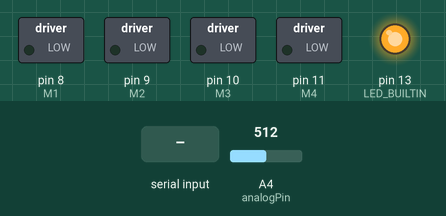
The sketch below on a simulated Arduino Uno, built with avr-gcc and run on an emulated ATmega328P. Parts: switched loads named in the sketch (green lamp = pin HIGH), output pins drawn as LEDs (lit = HIGH). The inputs (shaded band) are chosen by the test bench; at power-on: A4 (analogPin) = 512. What the sketch prints to the serial monitor is not drawn.

Above: at 0.1 s.
At 2.9 s:
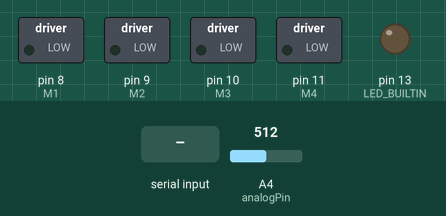
3.0 s: "90,45\n" received over Serial
Timing chart, 0 to 6.0 s (numbered marks = the images above; inputs shaded):
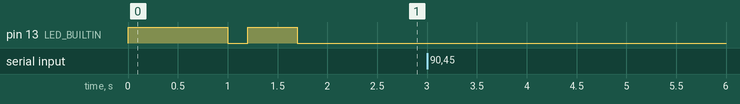

The sketch:

DShot_4ESCs.ino
```cpp
#include "DShot4.h"

//#include <ros.h>
//#include <std_msgs/UInt16.h>

/*

  redefine DSHOT_PORT if you want to change the default PORT

  Defaults
  UNO: PORTD, available pins 0-7 (D0-D7)
  Leonardo: PORTB, available pins 4-7 (D8-D11)

  e.g.
  #define DSHOT_PORT PORTD
*/

#define M1 8
#define M2 9
#define M3 10
#define M4 11

// void esc_cb(const std_msgs::UInt16& cmd_msg);
// ros::NodeHandle  nh;

DShot4 esc(DShot4::Mode::DSHOT600);

uint16_t throttle = 48;
uint16_t target = 0;
uint16_t target_old = 0;
uint8_t b1;
uint8_t b2;
char input[5];
uint8_t charsRead;
uint16_t sendTelemetry = 0;

int analogPin = A4;

/*void esc_cb(const std_msgs::UInt16& cmd_msg){
 digitalWrite(13, HIGH);
 target = cmd_msg.data;
 if(target == 48)
   digitalWrite(13, HIGH);  //disarmed: led on
 else
   digitalWrite(13, HIGH-digitalRead(13));  //armed: toggle LED
}

ros::Subscriber<std_msgs::UInt16> sub("/arduino/esc", esc_cb);
*/

void setup() {
  Serial.begin(115200);  // communicating over usb
  pinMode(LED_BUILTIN, OUTPUT);
  digitalWrite(LED_BUILTIN, HIGH);
  pinMode(analogPin, INPUT);
  analogReference(INTERNAL);  // INTERNAL: 2.5V (DEFAULT = 5V)

  // Notice, all pins must be connected to same PORT
  esc.attach(M1);
  esc.setThrottle(M1, throttle, 0);
  esc.attach(M2);
  esc.setThrottle(M2, throttle, 0);
  esc.attach(M3);
  esc.setThrottle(M3, throttle, 0);
  esc.attach(M4);
  esc.setThrottle(M4, throttle, 0);

  //  nh.initNode();
  //  nh.subscribe(sub);

  digitalWrite(LED_BUILTIN, LOW);
  digitalWrite(LED_BUILTIN, HIGH);
  delay(1000);
  digitalWrite(LED_BUILTIN, LOW);
  delay(200);
  digitalWrite(LED_BUILTIN, HIGH);
  delay(500);
  digitalWrite(LED_BUILTIN, LOW);
}

void loop() {
  if (Serial.available() > 0) {
    // b1 = Serial.read();
    // b2 = Serial.read();
    // target = b1<<8 + b2;
    charsRead =
        Serial.readBytesUntil('\n', input, 4);  // fetch the two characters
    input[charsRead] = '\0';                    // Make it a string
    target = (int)strtol(input, 0, 16);         // Convert it

    if (target > 2047)  // safety measure, disarm when wrong input
      target = 0;

    // Serial.print(target, DEC);    //, HEX);
    // Serial.print("\n");

    // Current : 15.2mv/A
    // analogRead: range 0-1023 for 0V to 2.53V
    Serial.println(analogRead(analogPin));  // returns steps
    // Serial.println(1.075268817*analogRead(analogPin));  // returns mV to pc

    /*    b1 = target >> 8;
        b2 = target & 0xff;

        Serial.write(b1);     // Send target back
        Serial.write(b2);
        b1 = throttle >> 8;
        b2 = throttle & 0xff;
        Serial.write(b1);     // Send throttle back
        Serial.write(b2);
    */
    if (target != target_old) {
      digitalWrite(LED_BUILTIN, LOW);
      target_old = target;
    }

  } else if (!Serial) {  // No serial connection --> Disarm Motors
    target = 48;
  }

  if (throttle == target) {
    // digitalWrite(LED_BUILTIN, HIGH);
  } else {
    if (throttle <= 48) {  // special commands disabled
      throttle = 48;
    } else {
      throttle = target;
    }
  }

  /*if(sendTelemetry >= 2){
    esc.setThrottle(M1, target, 1);   //  send telemetry data from M1
    sendTelemetry = 0;
    // digitalWrite(LED_BUILTIN, HIGH);
    // delay(20);
    // esc.setThrottle(M1, target, 0);   //  send no telemetry data from M1
    // digitalWrite(LED_BUILTIN, LOW);
  }
  else{
    esc.setThrottle(M1, target, 0);
    sendTelemetry++;
  }*/
  esc.setThrottle(M1, target, 1);   //  send telemetry data from M1


  /*
    static uint8_t bufferTlm[TLM_LENGTH];
    while (Serial1.available() < TLM_LENGTH);
    for (int i = 0; i < TLM_LENGTH; i++) {
      bufferTlm[i] = Serial1.read();
    }
    tlmData.temperature = bufferTlm[0];
    tlmData.voltage = (bufferTlm[1] << 8) | bufferTlm[2];
    tlmData.current = (bufferTlm[3] << 8) | bufferTlm[4];
    tlmData.consumption = (bufferTlm[5] << 8) | bufferTlm[6];
    tlmData.rpm = (bufferTlm[7] << 8) | bufferTlm[8];
    tlmData.crcCheck = bufferTlm[9] == calculateCrc8(bufferTlm, TLM_LENGTH-1);
    Serial.write(tlmData);
  */
  //  nh.spinOnce();
  // delay(2);
}
```

DShot4.cpp
```cpp
#include "DShot4.h"
#include "Arduino.h"

// Denote which pins is attached to dShot
static uint8_t dShotPins = 0;
// Each item contains the bit of the port
// Pins that are not attached will always be 1
// This is to offload the Off pattern calculation during bit send
static uint8_t dShotBits[16];

// Mode: 600/300/150
static enum DShot4::Mode dShotMode = DShot4::Mode::DSHOT600;

#define NOP "NOP\n"
#define NOP2 NOP NOP
#define NOP4 NOP2 NOP2
#define NOP8 NOP4 NOP4

/*
        DSHOT600 implementation
        For 16MHz CPU,
        0: 10 cycle ON, 17 cycle OFF
        1: 20 cycle ON, 7 cycle OFF
        Total 27 cycle each bit
*/
static inline void sendData() {
  noInterrupts();
  switch (dShotMode) {
    case DShot4::Mode::DSHOT600:
    default:
      asm(
          // For i = 0 to 15:
          "LDI	r23,	0\n"
          // Set High for every attached pins
          // DSHOT_PORT |= dShotPins;
          "IN	r25,	%0\n"
          "_for_loop_0:\n"
          "OR	r25,	%1\n"
          // Wait 7 cycles (7 - 6 = 1)
          "NOP\n"

          "OUT	%0,	r25\n"
          // Wait 10 cycles (10 - 4 = 6)
          NOP4 NOP2
          // Set Low for low bits only
          // DSHOT_PORT &= dShotBits[i];
          "LD	r24,	Z+\n"
          "AND	r25,	r24\n"
          "OUT	%0,	r25\n"
          // Wait 10 cycles (10 - 2 = 8)
          NOP8
          // Turn off everything
          // DSHOT_PORT &= ~dShotPins;
          "AND	r25,	%2\n"
          "OUT	%0,	r25\n"
          // Add to i (tmp_reg)
          "INC	r23\n"
          "CPI	r23,	16\n"
          "BRLO	_for_loop_0\n"
          // 7 cycles to next bit (4 to add to i and branch, 2 to turn on), no
          // wait
          :
          : "I"(_SFR_IO_ADDR(DSHOT_PORT)), "r"(dShotPins), "r"(~dShotPins),
            "z"(dShotBits)
          : "r25", "r24", "r23");
      break;
    case DShot4::Mode::DSHOT300:
      asm(
          // For i = 0 to 15:
          "LDI	r23,	0\n"
          // Set High for every attached pins
          // DSHOTPORT |= dShotPins;
          "IN	r25,	%0\n"
          "_for_loop_1:\n"
          "OR	r25,	%1\n"
          // Wait 14 cycles (14 - 6 = 8)

          // 1 + 3 * N //
          "LDI	r26,	2\n"  // 1 // set N
          "_sleep_loop_1_1:\n"
          "DEC	r26\n"              // 1 //
          "BRNE	_sleep_loop_1_1\n"  // 2 //
          "NOP\n"  // 1 // BRNE on skip uses only 1 cycle, not 2
          // 1 + 3 * N //
          "NOP\n"

          "OUT	%0,	r25\n"
          // Wait 20 cycles (20 - 4 = 16)

          // 1 + 3 * N //
          "LDI	r26,	5\n"  // 1 // set N
          "_sleep_loop_1_2:\n"
          "DEC	r26\n"              // 1 //
          "BRNE	_sleep_loop_1_2\n"  // 2 //
          "NOP\n"  // 1 // BRNE on skip uses only 1 cycle, not 2
          // 1 + 3 * N //

          // Set Low for low bits only
          // DSHOT_PORT &= dShotBits[i];
          "LD	r24,	Z+\n"  // 2 //
          "AND	r25,	r24\n"
          "OUT	%0,	r25\n"
          // Wait 20 cycles (20 - 2 = 18)

          // 1 + 3 * N //
          "LDI	r26,	5\n"  // 1 // set N
          "_sleep_loop_1_3:\n"
          "DEC	r26\n"              // 1 //
          "BRNE	_sleep_loop_1_3\n"  // 2 //
          "NOP\n"  // 1 // BRNE on skip uses only 1 cycle, not 2
          // 1 + 3 * N //

          "NOP\n"
          "NOP\n"
          // Turn off everything
          // DSHOT_PORT &= ~dShotPins;
          "AND	r25,	%2\n"
          "OUT	%0,	r25\n"
          // Add to i (tmp_reg)
          "INC	r23\n"
          "CPI	r23,	16\n"
          "BRLO	_for_loop_1\n"
          // 7 cycles to next bit (4 to add to i and branch, 2 to turn on), no
          // wait
          :
          : "I"(_SFR_IO_ADDR(DSHOT_PORT)), "r"(dShotPins), "r"(~dShotPins),
            "z"(dShotBits)
          : "r25", "r24", "r23");
      break;
    case DShot4::Mode::DSHOT150:
      asm(
          // For i = 0 to 15:
          "LDI	r23,	0\n"
          // Set High for every attached pins
          // DSHOT_PORT |= dShotPins;
          "IN	r25,	%0\n"

          "_for_loop_2:\n"
          "OR	r25,	%1\n"
          // Wait 28 cucles (28 - 6 = 22)

          // 1 + 3 * N //
          "LDI	r26,	7\n"  // 1 // set N
          "_sleep_loop_2_1:\n"
          "DEC	r26\n"              // 1 //
          "BRNE	_sleep_loop_2_1\n"  // 2 //
          "NOP\n"  // 1 // BRNE on skip uses only 1 cycle, not 2
          // 1 + 3 * N //

          "OUT	%0,	r25\n"
          // Wait 40 cycles (40 - 4 = 36)

          // 1 + 3 * N //
          "LDI	r26,	11\n"  // 1 // set N
          "_sleep_loop_2_2:\n"
          "DEC	r26\n"              // 1 //
          "BRNE	_sleep_loop_2_2\n"  // 2 //
          "NOP\n"  // 1 // BRNE on skip uses only 1 cycle, not 2
          // 1 + 3 * N //

          "NOP\n"
          "NOP\n"

          // Set Low for low bits only
          // DSHOT_PORT &= dShotBits[i];
          "LD	r24,	Z+\n"
          "AND	r25,	r24\n"
          "OUT	%0,	r25\n"
          // Wait 40 cycles (40 - 2 = 38)

          // 1 + 3 * N //
          "LDI	r26,	11\n"  // 1 // set N
          "_sleep_loop_2_3:\n"
          "DEC	r26\n"              // 1 //
          "BRNE	_sleep_loop_2_3\n"  // 2 //
          "NOP\n"  // 1 // BRNE on skip uses only 1 cycle, not 2
          // 1 + 3 * N //

          "NOP\n"
          "NOP\n"
          "NOP\n"
          "NOP\n"

          // Turn off everything
          // DSHOT_PORT &= ~dShotPins;
          "AND	r25,	%2\n"
          "OUT	%0,	r25\n"
          // Add to i (tmp_reg)
          "INC	r23\n"
          "CPI	r23,	16\n"
          "BRLO	_for_loop_2\n"
          // 7 cycles to next bit (4 to add to i and branch, 2 to turn on), no
          // wait
          :
          : "I"(_SFR_IO_ADDR(DSHOT_PORT)), "r"(dShotPins), "r"(~dShotPins),
            "z"(dShotBits)
          : "r25", "r24", "r23", "r26");
      break;
  }
  interrupts();
}

static boolean timerActive = false;

/*
  Generated by:
  http://www.8bit-era.cz/arduino-timer-interrupts-calculator.html
  1000 Hz Update rate
*/
static void initISR() {
  cli();       // stop interrupts
  TCCR1A = 0;  // set entire TCCR1A register to 0
  TCCR1B = 0;  // same for TCCR1B
  TCNT1 = 0;   // initialize counter value to 0
  // set compare match register for 500 Hz increments
  OCR1A = 31999;  // = 16000000 / (1 * 500) - 1 (must be <65536)
  // turn on CTC mode
  TCCR1B |= (1 << WGM12);
  // Set CS12, CS11 and CS10 bits for 1 prescaler
  TCCR1B |= (0 << CS12) | (0 << CS11) | (1 << CS10);
  // enable timer compare interrupt
  TIMSK1 |= (1 << OCIE1A);
  timerActive = true;
  for (byte i = 0; i < 16; i++) {
    dShotBits[i] = 0;
  }
  dShotPins = 0;

  sei();  // allow interrupts
}

static boolean isTimerActive() { return timerActive; }

ISR(TIMER1_COMPA_vect) { sendData(); }

/*
  Prepare data packet, attach 0 to telemetry bit, and calculate CRC
  throttle: 11-bit data
*/
static inline uint16_t createPacket(uint16_t throttle, uint8_t telemetry) {
  uint8_t csum = 0;
  throttle <<= 1;  // telemetry bit = 0
  throttle |= (telemetry & 0x1);
  // Indicate as command if less than 48
  if (throttle < 48 && throttle > 0) throttle |= 1;
  uint16_t csum_data = throttle;
  for (byte i = 0; i < 3; i++) {
    csum ^= csum_data;
    csum_data >>= 4;
  }
  csum &= 0xf;
  return (throttle << 4) | csum;
}

/****************** end of static functions *******************/

DShot4::DShot4(const enum Mode mode) { dShotMode = mode; }

void DShot4::attach(uint8_t pin) {
  this->_packet = 0;
  this->_pinMask = digitalPinToBitMask(pin);
  pinMode(pin, OUTPUT);
  if (!isTimerActive()) {
    initISR();
  }
  dShotPins |= this->_pinMask;
}

/*
  Set the throttle value and prepare the data packet and store
  pin: pin of motor
  throttle: 11-bit data
*/
uint16_t DShot4::setThrottle(uint8_t pin, uint16_t throttle,
                             uint8_t set_telemetry_bit) {
  uint8_t bitMaskPin = digitalPinToBitMask(pin);
  // this->_throttle[pin] = throttle;

  // TODO: This part can be further optimized when combine with create packet
  this->_packet = createPacket(throttle, set_telemetry_bit);
  uint16_t mask = 0x8000;
  for (byte i = 0; i < 16; i++) {
    if (this->_packet & mask)
      dShotBits[i] |= bitMaskPin;  // this->_pinMask;
    else
      dShotBits[i] &= ~bitMaskPin;  //~(this->_pinMask);
    mask >>= 1;
  }
  return _packet;
}
```

DShot4.h
```cpp
#include "Arduino.h"

#ifndef DShot4_h
#define DShot4_h

#if defined(__AVR_ATmega328P__)
// For UNO, PortD 0-7: i.e. D0-D7
#define DSHOT_PORT PORTD
#endif

#if defined(__AVR_ATmega8__)
// For UNO, PortD 0-7: i.e. D0-D7
#define DSHOT_PORT PORTD
// ADDON for timers
#define TIMSK1 TIMSK
#endif

#if defined(__AVR_ATmega32U4__)
// For Leonardo, PortB 4-7: i.e. D8-D11
#define DSHOT_PORT PORTB
#endif

class DShot4 {
 public:
  enum Mode { DSHOT600, DSHOT300, DSHOT150 };
  DShot4(const enum Mode mode);
  void attach(uint8_t pin);
  uint16_t DShot4::setThrottle(uint8_t pin, uint16_t throttle,
                               uint8_t set_telemetry_bit);

 private:
  uint16_t _packet = 0;
  uint16_t _throttle = 0;
  uint8_t _pinMask = 0;
};

#endif
```

Measured:
- after the input at 3.0 s, every drawn part: stays the same
